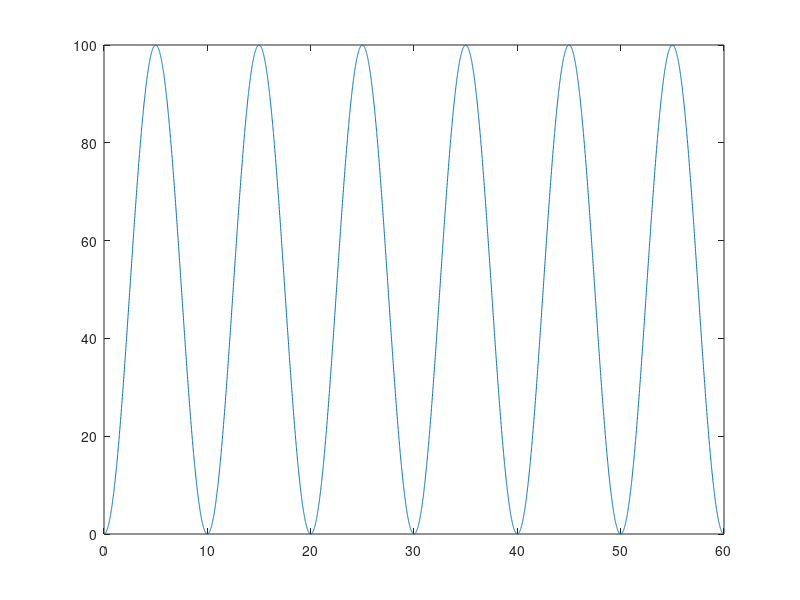

The MATLAB script that drew this image: (Note: this script raises an error after producing the figure.)
% Log-log scale.

clear all;
addpath('../lib');

%% lets plot 3 cycles of 50Hz AC voltage
f = 50;
Vm = 10;
phi = 0;

% generate the signal
t = [0:0.00001:3/f];
th = 2*pi*f*t;
v = Vm*sin(th+phi);
vsqr = v.^2;

figure;
plot(t*1E3, vsqr);

%% settings
opt.XLabel = 'Time, t (ms)'; % xlabel
opt.YLabel = 'Voltage, V (V)'; %ylabel
opt.YScale = 'log'; % 'linear' or 'log'
opt.XScale = 'log'; % 'linear' or 'log'
opt.YLim = [1E-3, 1E3]; % [min, max]
opt.YTick = [1E-3, 1E-1, 1E1, 1E3]; %[tick1, tick2, .. ]
opt.YGrid = 'on'; % 'on' or 'off'
opt.XGrid = 'on'; % 'on' or 'off'

% Save? comment the following line if you do not want to save
opt.FileName = 'plotSimpleLogLog.eps'; 

% create the plot
setPlotProp(opt);
    